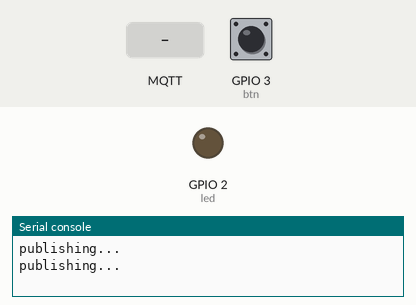
Bench run of a program on a simulated ESP32 board running MicroPython. Parts: output pins drawn as LEDs (lit = HIGH), the last lines printed to the serial console. The inputs (shaded band) are chosen by the test bench; at power-on: GPIO 3 (btn) LOW. WiFi joins after 1.5 s; no MQTT or app messages arrive unless stated.

Above: at 3.3 s.
3.4 s: MQTT message "true" arrives on the first subscribed topic
At 4.6 s:
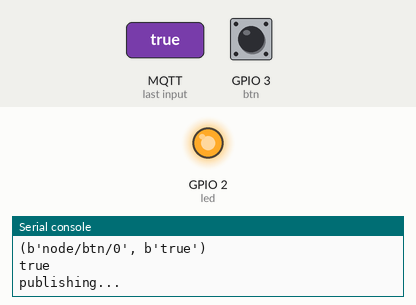
4.9 s: MQTT message "false" arrives on the first subscribed topic
At 6.1 s:
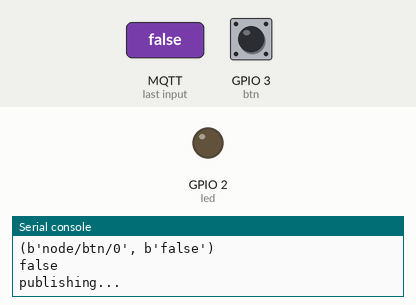
Timing chart, 0 to 7.9 s (numbered marks = the images above; inputs shaded):
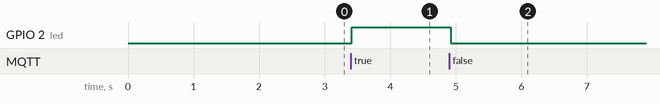

Measured:
- after the input at 3.4 s, GPIO 2 (led): LOW → HIGH at once
- after the input at 4.9 s, GPIO 2 (led): HIGH → LOW at once

The program:

publisher_subscriber.py
```python
import network, utime, machine
from machine import Pin
from time import sleep
import time

# Replace the following with your WIFI Credentials
SSID = "tsm"
SSID_PASSWORD = "123456789"


def do_connect():
    sta_if = network.WLAN(network.STA_IF)
    if not sta_if.isconnected():
        print('connecting to network...')
        sta_if.active(True)
        sta_if.connect(SSID, SSID_PASSWORD)
        while not sta_if.isconnected():
            print("Attempting to connect....")
            utime.sleep(1)
    print('Connected! Network config:', sta_if.ifconfig())

print("Connecting to your wifi...")
do_connect()

# Definir entradas y salidas
led = Pin(2, Pin.OUT)
btn = Pin(3, Pin.IN)

# Functions mqtt
def sub_cb(topic, msg):
    print((topic, msg))
    print(msg.decode())
    if msg.decode()=="true":
        led.value(1)
    else:
        if msg.decode()=="false":
            led.value(0)
def reset():
    print("Resetting...")
    sleep(5)
    machine.reset()

# main.py
from umqtt.simple import MQTTClient


### --- same as before ---
CLIENT_NAME = 'node'
BROKER_ADDR = '192.168.1.241'
mqttc = MQTTClient(CLIENT_NAME, BROKER_ADDR, keepalive=60)
mqttc.set_callback(sub_cb)
mqttc.connect()

### ----------------------
# Publisher topic node
BTN_TOPIC = CLIENT_NAME.encode() + b'/btn/1'
# Subscriber topic node
CLICK_TOPIC = CLIENT_NAME.encode() + b'/btn/0'   #node/btn/0
mqttc.subscribe(CLICK_TOPIC)

# Definir variables para el tiempo
last_time = 0
presente_time = 0
delay = 1000
while True:
    try:
        mqttc.check_msg()
        present_time = time.ticks_ms()
        #print(present_time)
        if present_time - last_time > delay:
            btnVar  = btn.value()
            mqttc.publish( BTN_TOPIC, str(btnVar).encode())
            print("publishing...")
            last_time = present_time
    except OSError as e:
        print(e)
        reset()
    sleep(0.05)
    #print("Waiting...")

mqttClient.disconnect()
```
